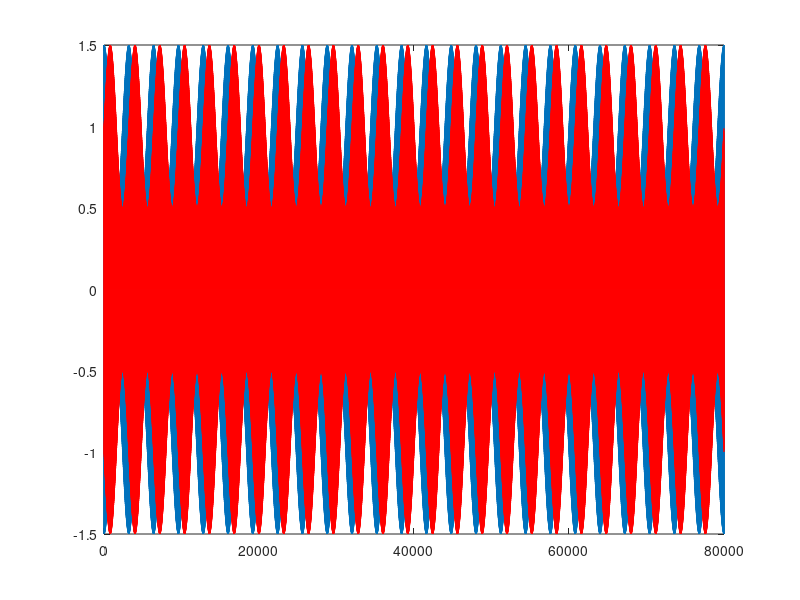

Write MATLAB code to recreate this figure.
% AM and qFM script
% Keiichi YASU
% 2011/11/03 : First commit
% 2017/05/19 : Change to use variables

% constant
sec = 5; % duration of sound in second
sf = 16000; % sampling frequency
fc=1000;    % center frequency
fmod=5;    % mod. frequency
t=[1:sf*sec]/sf; % time

% AM
am=sin(2*pi*(fc-fmod)*t)/4+sin(2*pi*fc*t)+sin(2*pi*(fc+fmod)*t)/4;

% FM
fm=cos(2*pi*(fc-fmod)*t)/4+sin(2*pi*fc*t)-cos(2*pi*(fc+fmod)*t)/4;

% plot result
plot(am)
hold on
plot(fm,'r');
